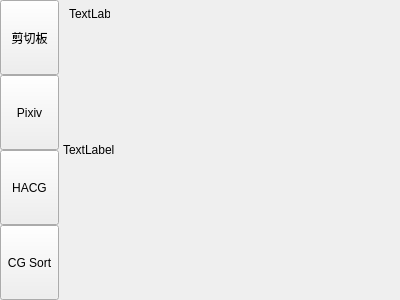
<?xml version="1.0" encoding="UTF-8"?>
<ui version="4.0">
 <class>PicsWidget</class>
 <widget class="QWidget" name="PicsWidget">
  <property name="geometry">
   <rect>
    <x>0</x>
    <y>0</y>
    <width>400</width>
    <height>300</height>
   </rect>
  </property>
  <property name="mouseTracking">
   <bool>true</bool>
  </property>
  <property name="windowTitle">
   <string>Form</string>
  </property>
  <layout class="QGridLayout" name="gridLayout_2">
   <property name="leftMargin">
    <number>0</number>
   </property>
   <property name="topMargin">
    <number>0</number>
   </property>
   <property name="rightMargin">
    <number>0</number>
   </property>
   <property name="bottomMargin">
    <number>0</number>
   </property>
   <property name="spacing">
    <number>4</number>
   </property>
   <item row="0" column="0" rowspan="3">
    <widget class="QWidget" name="side_bar" native="true">
     <property name="sizePolicy">
      <sizepolicy hsizetype="Fixed" vsizetype="Expanding">
       <horstretch>0</horstretch>
       <verstretch>0</verstretch>
      </sizepolicy>
     </property>
     <property name="minimumSize">
      <size>
       <width>25</width>
       <height>0</height>
      </size>
     </property>
     <layout class="QVBoxLayout" name="verticalLayout">
      <property name="spacing">
       <number>0</number>
      </property>
      <property name="leftMargin">
       <number>0</number>
      </property>
      <property name="topMargin">
       <number>0</number>
      </property>
      <property name="rightMargin">
       <number>0</number>
      </property>
      <property name="bottomMargin">
       <number>0</number>
      </property>
      <item>
       <widget class="QToolButton" name="clipboard">
        <property name="sizePolicy">
         <sizepolicy hsizetype="Expanding" vsizetype="Expanding">
          <horstretch>0</horstretch>
          <verstretch>0</verstretch>
         </sizepolicy>
        </property>
        <property name="layoutDirection">
         <enum>Qt::LeftToRight</enum>
        </property>
        <property name="text">
         <string>剪切板</string>
        </property>
       </widget>
      </item>
      <item>
       <widget class="QToolButton" name="pixiv">
        <property name="sizePolicy">
         <sizepolicy hsizetype="Expanding" vsizetype="Expanding">
          <horstretch>0</horstretch>
          <verstretch>0</verstretch>
         </sizepolicy>
        </property>
        <property name="layoutDirection">
         <enum>Qt::LeftToRight</enum>
        </property>
        <property name="text">
         <string>Pixiv</string>
        </property>
       </widget>
      </item>
      <item>
       <widget class="QToolButton" name="hacg">
        <property name="sizePolicy">
         <sizepolicy hsizetype="Expanding" vsizetype="Expanding">
          <horstretch>0</horstretch>
          <verstretch>0</verstretch>
         </sizepolicy>
        </property>
        <property name="layoutDirection">
         <enum>Qt::LeftToRight</enum>
        </property>
        <property name="text">
         <string>HACG</string>
        </property>
       </widget>
      </item>
      <item>
       <widget class="QToolButton" name="cgsort">
        <property name="sizePolicy">
         <sizepolicy hsizetype="Expanding" vsizetype="Expanding">
          <horstretch>0</horstretch>
          <verstretch>0</verstretch>
         </sizepolicy>
        </property>
        <property name="font">
         <font>
          <kerning>true</kerning>
         </font>
        </property>
        <property name="layoutDirection">
         <enum>Qt::LeftToRight</enum>
        </property>
        <property name="text">
         <string>CG Sort</string>
        </property>
       </widget>
      </item>
     </layout>
    </widget>
   </item>
   <item row="2" column="2">
    <widget class="QStackedWidget" name="tab_page">
     <property name="sizePolicy">
      <sizepolicy hsizetype="Preferred" vsizetype="Preferred">
       <horstretch>0</horstretch>
       <verstretch>0</verstretch>
      </sizepolicy>
     </property>
    </widget>
   </item>
   <item row="0" column="2">
    <widget class="QWidget" name="pic_box" native="true">
     <property name="sizePolicy">
      <sizepolicy hsizetype="Preferred" vsizetype="Expanding">
       <horstretch>0</horstretch>
       <verstretch>0</verstretch>
      </sizepolicy>
     </property>
     <property name="mouseTracking">
      <bool>true</bool>
     </property>
     <widget class="QLabel" name="pic">
      <property name="geometry">
       <rect>
        <x>6</x>
        <y>6</y>
        <width>41</width>
        <height>16</height>
       </rect>
      </property>
      <property name="sizePolicy">
       <sizepolicy hsizetype="Expanding" vsizetype="Preferred">
        <horstretch>0</horstretch>
        <verstretch>0</verstretch>
       </sizepolicy>
      </property>
      <property name="mouseTracking">
       <bool>true</bool>
      </property>
      <property name="tabletTracking">
       <bool>false</bool>
      </property>
      <property name="text">
       <string>TextLabel</string>
      </property>
     </widget>
    </widget>
   </item>
   <item row="1" column="2">
    <widget class="QLabel" name="tab_dir">
     <property name="text">
      <string>TextLabel</string>
     </property>
    </widget>
   </item>
  </layout>
 </widget>
 <resources/>
 <connections/>
</ui>
